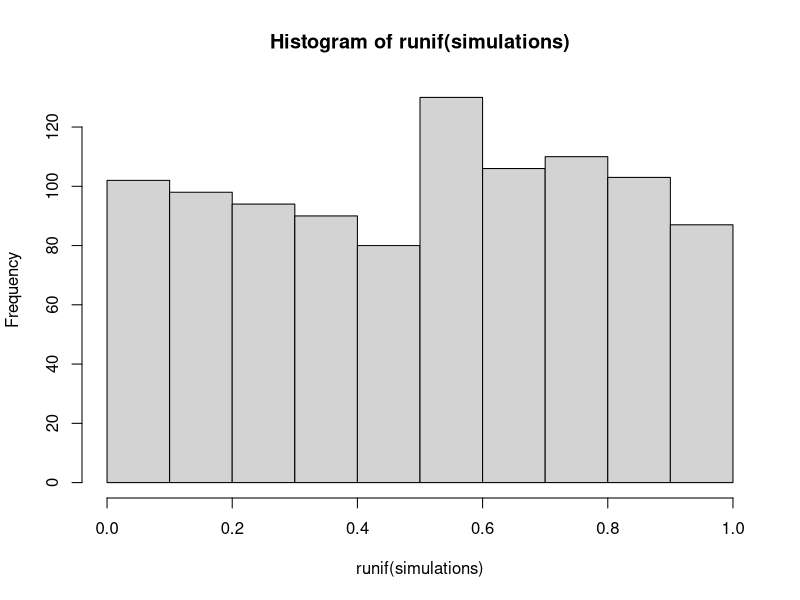
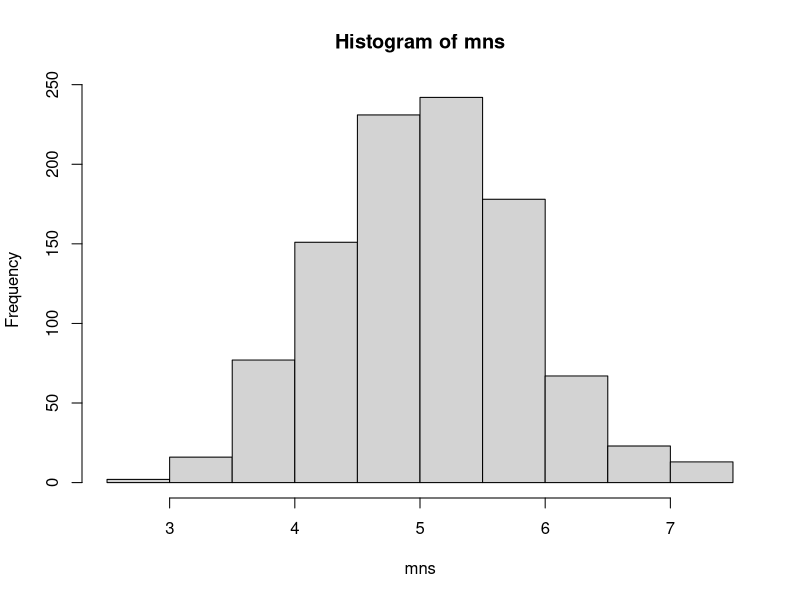
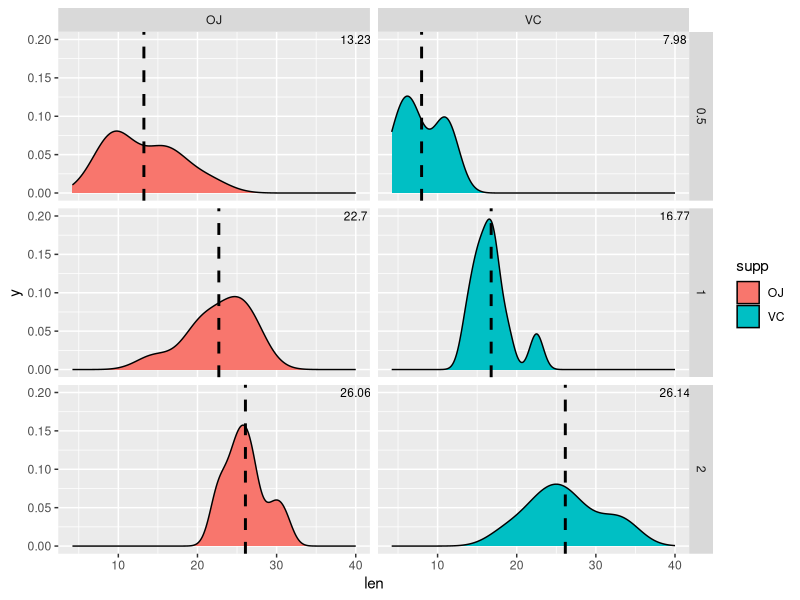
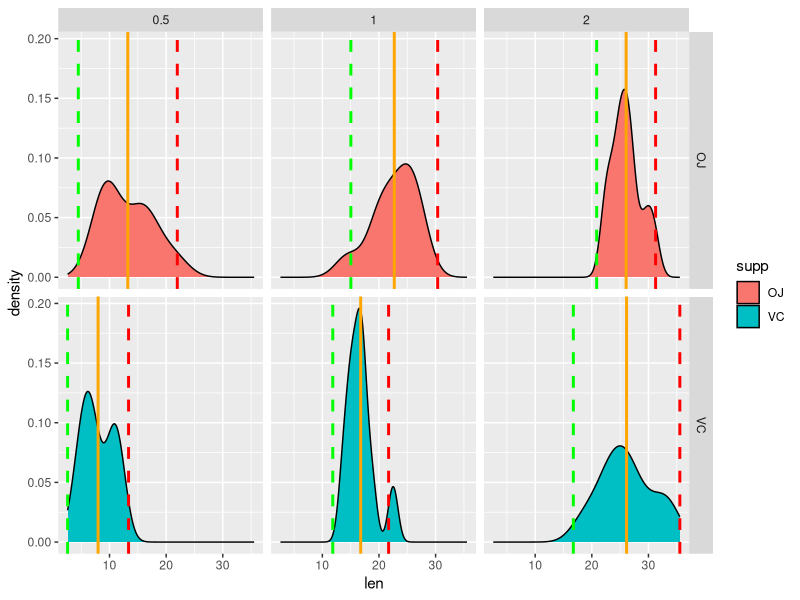

The R source for these figures, in order:
# Find the mean of each group
library(dplyr)
library(ggplot2)

########## Part 1 ########

lambda <- 0.2
simulations <- 1000

#Actual mean & sd of exp distribution
exp_mu<-1/lambda
exp_sd<-exp_mu

hist(runif(simulations))

mns = NULL
for (i in 1 : simulations) mns = c(mns, mean(rexp(40, lambda)))
hist(mns)

mean(mns)
se<-sd(mns)/sqrt(40)
exp



################### Toothgrowth Analysis ##############

  cToothGrowth<-ToothGrowth%>%group_by(supp, dose)%>%summarise(len.mean=mean(len),count = n(),len.sd=sd(len), len.95=1.96*len.sd)

# Density plots with means
ggplot(ToothGrowth, aes(x=len, fill=supp)) +
  geom_density() +
  geom_vline(data=cToothGrowth, aes(xintercept=len.mean),
             linetype="dashed", size=1) + facet_grid(dose~supp) +
  geom_text(data=cToothGrowth, aes(x=40,  0.2, label=len.mean), size=3, parse=T) 

ggplot(ToothGrowth, aes(x=len, fill=supp)) +
  geom_density() +
  geom_vline(data=cToothGrowth, aes(xintercept=len.mean),
             linetype="solid", size=1, colour="orange") +
  geom_vline(data=cToothGrowth, aes(xintercept=len.mean+len.95),
             linetype="dashed", size=1, colour="red") +
  geom_vline(data=cToothGrowth, aes(xintercept=len.mean-len.95),
             linetype="dashed", size=1, colour="green") +
  facet_grid(supp~dose)

t.test(x=ToothGrowth$len[ToothGrowth$dose==0.5 & ToothGrowth$supp=="OJ"],
       y=ToothGrowth$len[ToothGrowth$dose==0.5 & ToothGrowth$supp=="VC"])
       
t.test(x=ToothGrowth$len[ToothGrowth$dose==1 & ToothGrowth$supp=="OJ"],
       y=ToothGrowth$len[ToothGrowth$dose==1 & ToothGrowth$supp=="VC"])

t.test(x=ToothGrowth$len[ToothGrowth$dose==2 & ToothGrowth$supp=="OJ"],
       y=ToothGrowth$len[ToothGrowth$dose==2 & ToothGrowth$supp=="VC"])
